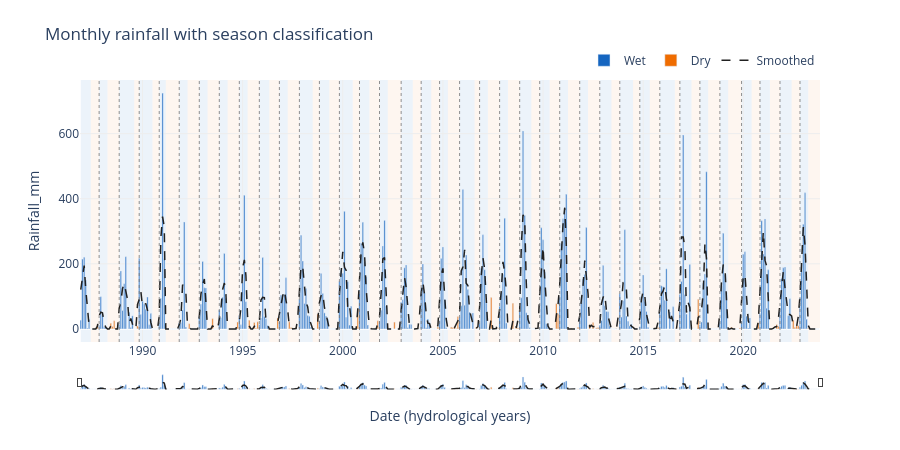

The code cell stored with this chart in its notebook:
### Code cell
from hydroseason.plot import plot_season_timeline, show

# Interactive bar chart — coloured by SeasonType, hydro-year boundaries, range slider
# show() enables scroll-to-zoom and responsive sizing
show(plot_season_timeline(result))

### Figure 1 — Plotly figure (JSON) as saved in the notebook; plotly's stock layout.template omitted (floating-point values rounded to 4 significant figures; data arrays with more than 128 entries replaced by an {"elided": "..."} marker saying what was removed)
{"data": [{"customdata": {"elided": "227 int values"}, "hovertemplate": "<b>%{x|%b %Y}</b><br>Rainfall_mm: %{y:.1f}<br>Season: Wet<br>Hydro Year: %{customdata}<br><extra></extra>", "marker": {"color": "#1565C0"}, "name": "Wet", "type": "bar", "x": {"elided": "227 str values"}, "y": {"elided": "227 float values"}}, {"customdata": {"elided": "216 int values"}, "hovertemplate": "<b>%{x|%b %Y}</b><br>Rainfall_mm: %{y:.1f}<br>Season: Dry<br>Hydro Year: %{customdata}<br><extra></extra>", "marker": {"color": "#EF6C00"}, "name": "Dry", "type": "bar", "x": {"elided": "216 str values"}, "y": {"elided": "216 float values"}}, {"hovertemplate": "<b>%{x|%b %Y}</b><br>Smoothed: %{y:.1f}<extra></extra>", "line": {"color": "#212121", "dash": "dash", "width": 1.5}, "mode": "lines", "name": "Smoothed", "type": "scatter", "x": {"elided": "443 str values"}, "y": {"elided": "443 float values"}}], "layout": {"barmode": "overlay", "dragmode": "pan", "height": 450, "hoverlabel": {"bgcolor": "white"}, "legend": {"orientation": "h", "x": 1, "xanchor": "right", "y": 1.02, "yanchor": "bottom"}, "margin": {"b": 60, "t": 80}, "paper_bgcolor": "white", "plot_bgcolor": "white", "shapes": [{"fillcolor": "rgba(21, 101, 192, 0.08)", "layer": "below", "line": {"width": 0}, "type": "rect", "x0": "1986-12-01T00:00:00", "x1": "1987-06-01T00:00:00", "xref": "x", "y0": 0, "y1": 1, "yref": "paper"}, {"fillcolor": "rgba(239, 108, 0, 0.06)", "layer": "below", "line": {"width": 0}, "type": "rect", "x0": "1987-06-01T00:00:00", "x1": "1987-11-01T00:00:00", "xref": "x", "y0": 0, "y1": 1, "yref": "paper"}, {"fillcolor": "rgba(21, 101, 192, 0.08)", "layer": "below", "line": {"width": 0}, "type": "rect", "x0": "1987-11-01T00:00:00", "x1": "1988-04-01T00:00:00", "xref": "x", "y0": 0, "y1": 1, "yref": "paper"}, {"fillcolor": "rgba(239, 108, 0, 0.06)", "layer": "below", "line": {"width": 0}, "type": "rect", "x0": "1988-04-01T00:00:00", "x1": "1988-11-01T00:00:00", "xref": "x", "y0": 0, "y1": 1, "yref": "paper"}, {"fillcolor": "rgba(21, 101, 192, 0.08)", "layer": "below", "line": {"width": 0}, "type": "rect", "x0": "1988-11-01T00:00:00", "x1": "1989-08-01T00:00:00", "xref": "x", "y0": 0, "y1": 1, "yref": "paper"}, {"fillcolor": "rgba(239, 108, 0, 0.06)", "layer": "below", "line": {"width": 0}, "type": "rect", "x0": "1989-08-01T00:00:00", "x1": "1989-11-01T00:00:00", "xref": "x", "y0": 0, "y1": 1, "yref": "paper"}, {"fillcolor": "rgba(21, 101, 192, 0.08)", "layer": "below", "line": {"width": 0}, "type": "rect", "x0": "1989-11-01T00:00:00", "x1": "1990-07-01T00:00:00", "xref": "x", "y0": 0, "y1": 1, "yref": "paper"}, {"fillcolor": "rgba(239, 108, 0, 0.06)", "layer": "below", "line": {"width": 0}, "type": "rect", "x0": "1990-07-01T00:00:00", "x1": "1990-11-01T00:00:00", "xref": "x", "y0": 0, "y1": 1, "yref": "paper"}, {"fillcolor": "rgba(21, 101, 192, 0.08)", "layer": "below", "line": {"width": 0}, "type": "rect", "x0": "1990-11-01T00:00:00", "x1": "1991-03-01T00:00:00", "xref": "x", "y0": 0, "y1": 1, "yref": "paper"}, {"fillcolor": "rgba(239, 108, 0, 0.06)", "layer": "below", "line": {"width": 0}, "type": "rect", "x0": "1991-03-01T00:00:00", "x1": "1991-11-01T00:00:00", "xref": "x", "y0": 0, "y1": 1, "yref": "paper"}, {"fillcolor": "rgba(21, 101, 192, 0.08)", "layer": "below", "line": {"width": 0}, "type": "rect", "x0": "1991-11-01T00:00:00", "x1": "1992-04-01T00:00:00", "xref": "x", "y0": 0, "y1": 1, "yref": "paper"}, {"fillcolor": "rgba(239, 108, 0, 0.06)", "layer": "below", "line": {"width": 0}, "type": "rect", "x0": "1992-04-01T00:00:00", "x1": "1992-11-01T00:00:00", "xref": "x", "y0": 0, "y1": 1, "yref": "paper"}, {"fillcolor": "rgba(21, 101, 192, 0.08)", "layer": "below", "line": {"width": 0}, "type": "rect", "x0": "1992-11-01T00:00:00", "x1": "1993-04-01T00:00:00", "xref": "x", "y0": 0, "y1": 1, "yref": "paper"}, {"fillcolor": "rgba(239, 108, 0, 0.06)", "layer": "below", "line": {"width": 0}, "type": "rect", "x0": "1993-04-01T00:00:00", "x1": "1993-11-01T00:00:00", "xref": "x", "y0": 0, "y1": 1, "yref": "paper"}, {"fillcolor": "rgba(21, 101, 192, 0.08)", "layer": "below", "line": {"width": 0}, "type": "rect", "x0": "1993-11-01T00:00:00", "x1": "1994-04-01T00:00:00", "xref": "x", "y0": 0, "y1": 1, "yref": "paper"}, {"fillcolor": "rgba(239, 108, 0, 0.06)", "layer": "below", "line": {"width": 0}, "type": "rect", "x0": "1994-04-01T00:00:00", "x1": "1994-11-01T00:00:00", "xref": "x", "y0": 0, "y1": 1, "yref": "paper"}, {"fillcolor": "rgba(21, 101, 192, 0.08)", "layer": "below", "line": {"width": 0}, "type": "rect", "x0": "1994-11-01T00:00:00", "x1": "1995-04-01T00:00:00", "xref": "x", "y0": 0, "y1": 1, "yref": "paper"}, {"fillcolor": "rgba(239, 108, 0, 0.06)", "layer": "below", "line": {"width": 0}, "type": "rect", "x0": "1995-04-01T00:00:00", "x1": "1995-11-01T00:00:00", "xref": "x", "y0": 0, "y1": 1, "yref": "paper"}, {"fillcolor": "rgba(21, 101, 192, 0.08)", "layer": "below", "line": {"width": 0}, "type": "rect", "x0": "1995-11-01T00:00:00", "x1": "1996-05-01T00:00:00", "xref": "x", "y0": 0, "y1": 1, "yref": "paper"}, {"fillcolor": "rgba(239, 108, 0, 0.06)", "layer": "below", "line": {"width": 0}, "type": "rect", "x0": "1996-05-01T00:00:00", "x1": "1996-11-01T00:00:00", "xref": "x", "y0": 0, "y1": 1, "yref": "paper"}, {"fillcolor": "rgba(21, 101, 192, 0.08)", "layer": "below", "line": {"width": 0}, "type": "rect", "x0": "1996-11-01T00:00:00", "x1": "1997-04-01T00:00:00", "xref": "x", "y0": 0, "y1": 1, "yref": "paper"}, {"fillcolor": "rgba(239, 108, 0, 0.06)", "layer": "below", "line": {"width": 0}, "type": "rect", "x0": "1997-04-01T00:00:00", "x1": "1997-11-01T00:00:00", "xref": "x", "y0": 0, "y1": 1, "yref": "paper"}, {"fillcolor": "rgba(21, 101, 192, 0.08)", "layer": "below", "line": {"width": 0}, "type": "rect", "x0": "1997-11-01T00:00:00", "x1": "1998-07-01T00:00:00", "xref": "x", "y0": 0, "y1": 1, "yref": "paper"}, {"fillcolor": "rgba(239, 108, 0, 0.06)", "layer": "below", "line": {"width": 0}, "type": "rect", "x0": "1998-07-01T00:00:00", "x1": "1998-11-01T00:00:00", "xref": "x", "y0": 0, "y1": 1, "yref": "paper"}, {"fillcolor": "rgba(21, 101, 192, 0.08)", "layer": "below", "line": {"width": 0}, "type": "rect", "x0": "1998-11-01T00:00:00", "x1": "1999-05-01T00:00:00", "xref": "x", "y0": 0, "y1": 1, "yref": "paper"}, {"fillcolor": "rgba(239, 108, 0, 0.06)", "layer": "below", "line": {"width": 0}, "type": "rect", "x0": "1999-05-01T00:00:00", "x1": "1999-11-01T00:00:00", "xref": "x", "y0": 0, "y1": 1, "yref": "paper"}, {"fillcolor": "rgba(21, 101, 192, 0.08)", "layer": "below", "line": {"width": 0}, "type": "rect", "x0": "1999-11-01T00:00:00", "x1": "2000-07-01T00:00:00", "xref": "x", "y0": 0, "y1": 1, "yref": "paper"}, {"fillcolor": "rgba(239, 108, 0, 0.06)", "layer": "below", "line": {"width": 0}, "type": "rect", "x0": "2000-07-01T00:00:00", "x1": "2000-11-01T00:00:00", "xref": "x", "y0": 0, "y1": 1, "yref": "paper"}, {"fillcolor": "rgba(21, 101, 192, 0.08)", "layer": "below", "line": {"width": 0}, "type": "rect", "x0": "2000-11-01T00:00:00", "x1": "2001-05-01T00:00:00", "xref": "x", "y0": 0, "y1": 1, "yref": "paper"}, {"fillcolor": "rgba(239, 108, 0, 0.06)", "layer": "below", "line": {"width": 0}, "type": "rect", "x0": "2001-05-01T00:00:00", "x1": "2001-11-01T00:00:00", "xref": "x", "y0": 0, "y1": 1, "yref": "paper"}, {"fillcolor": "rgba(21, 101, 192, 0.08)", "layer": "below", "line": {"width": 0}, "type": "rect", "x0": "2001-11-01T00:00:00", "x1": "2002-04-01T00:00:00", "xref": "x", "y0": 0, "y1": 1, "yref": "paper"}, {"fillcolor": "rgba(239, 108, 0, 0.06)", "layer": "below", "line": {"width": 0}, "type": "rect", "x0": "2002-04-01T00:00:00", "x1": "2002-12-01T00:00:00", "xref": "x", "y0": 0, "y1": 1, "yref": "paper"}, {"fillcolor": "rgba(21, 101, 192, 0.08)", "layer": "below", "line": {"width": 0}, "type": "rect", "x0": "2002-12-01T00:00:00", "x1": "2003-07-01T00:00:00", "xref": "x", "y0": 0, "y1": 1, "yref": "paper"}, {"fillcolor": "rgba(239, 108, 0, 0.06)", "layer": "below", "line": {"width": 0}, "type": "rect", "x0": "2003-07-01T00:00:00", "x1": "2003-12-01T00:00:00", "xref": "x", "y0": 0, "y1": 1, "yref": "paper"}, {"fillcolor": "rgba(21, 101, 192, 0.08)", "layer": "below", "line": {"width": 0}, "type": "rect", "x0": "2003-12-01T00:00:00", "x1": "2004-06-01T00:00:00", "xref": "x", "y0": 0, "y1": 1, "yref": "paper"}, {"fillcolor": "rgba(239, 108, 0, 0.06)", "layer": "below", "line": {"width": 0}, "type": "rect", "x0": "2004-06-01T00:00:00", "x1": "2004-11-01T00:00:00", "xref": "x", "y0": 0, "y1": 1, "yref": "paper"}, {"fillcolor": "rgba(21, 101, 192, 0.08)", "layer": "below", "line": {"width": 0}, "type": "rect", "x0": "2004-11-01T00:00:00", "x1": "2005-04-01T00:00:00", "xref": "x", "y0": 0, "y1": 1, "yref": "paper"}, {"fillcolor": "rgba(239, 108, 0, 0.06)", "layer": "below", "line": {"width": 0}, "type": "rect", "x0": "2005-04-01T00:00:00", "x1": "2005-11-01T00:00:00", "xref": "x", "y0": 0, "y1": 1, "yref": "paper"}, {"fillcolor": "rgba(21, 101, 192, 0.08)", "layer": "below", "line": {"width": 0}, "type": "rect", "x0": "2005-11-01T00:00:00", "x1": "2006-08-01T00:00:00", "xref": "x", "y0": 0, "y1": 1, "yref": "paper"}, {"fillcolor": "rgba(239, 108, 0, 0.06)", "layer": "below", "line": {"width": 0}, "type": "rect", "x0": "2006-08-01T00:00:00", "x1": "2006-11-01T00:00:00", "xref": "x", "y0": 0, "y1": 1, "yref": "paper"}, {"fillcolor": "rgba(21, 101, 192, 0.08)", "layer": "below", "line": {"width": 0}, "type": "rect", "x0": "2006-11-01T00:00:00", "x1": "2007-04-01T00:00:00", "xref": "x", "y0": 0, "y1": 1, "yref": "paper"}, {"fillcolor": "rgba(239, 108, 0, 0.06)", "layer": "below", "line": {"width": 0}, "type": "rect", "x0": "2007-04-01T00:00:00", "x1": "2007-11-01T00:00:00", "xref": "x", "y0": 0, "y1": 1, "yref": "paper"}, {"fillcolor": "rgba(21, 101, 192, 0.08)", "layer": "below", "line": {"width": 0}, "type": "rect", "x0": "2007-11-01T00:00:00", "x1": "2008-04-01T00:00:00", "xref": "x", "y0": 0, "y1": 1, "yref": "paper"}, {"fillcolor": "rgba(239, 108, 0, 0.06)", "layer": "below", "line": {"width": 0}, "type": "rect", "x0": "2008-04-01T00:00:00", "x1": "2008-11-01T00:00:00", "xref": "x", "y0": 0, "y1": 1, "yref": "paper"}, {"fillcolor": "rgba(21, 101, 192, 0.08)", "layer": "below", "line": {"width": 0}, "type": "rect", "x0": "2008-11-01T00:00:00", "x1": "2009-06-01T00:00:00", "xref": "x", "y0": 0, "y1": 1, "yref": "paper"}, {"fillcolor": "rgba(239, 108, 0, 0.06)", "layer": "below", "line": {"width": 0}, "type": "rect", "x0": "2009-06-01T00:00:00", "x1": "2009-11-01T00:00:00", "xref": "x", "y0": 0, "y1": 1, "yref": "paper"}, {"fillcolor": "rgba(21, 101, 192, 0.08)", "layer": "below", "line": {"width": 0}, "type": "rect", "x0": "2009-11-01T00:00:00", "x1": "2010-05-01T00:00:00", "xref": "x", "y0": 0, "y1": 1, "yref": "paper"}, {"fillcolor": "rgba(239, 108, 0, 0.06)", "layer": "below", "line": {"width": 0}, "type": "rect", "x0": "2010-05-01T00:00:00", "x1": "2010-11-01T00:00:00", "xref": "x", "y0": 0, "y1": 1, "yref": "paper"}, {"fillcolor": "rgba(21, 101, 192, 0.08)", "layer": "below", "line": {"width": 0}, "type": "rect", "x0": "2010-11-01T00:00:00", "x1": "2011-04-01T00:00:00", "xref": "x", "y0": 0, "y1": 1, "yref": "paper"}, {"fillcolor": "rgba(239, 108, 0, 0.06)", "layer": "below", "line": {"width": 0}, "type": "rect", "x0": "2011-04-01T00:00:00", "x1": "2011-11-01T00:00:00", "xref": "x", "y0": 0, "y1": 1, "yref": "paper"}, {"fillcolor": "rgba(21, 101, 192, 0.08)", "layer": "below", "line": {"width": 0}, "type": "rect", "x0": "2011-11-01T00:00:00", "x1": "2012-04-01T00:00:00", "xref": "x", "y0": 0, "y1": 1, "yref": "paper"}, {"fillcolor": "rgba(239, 108, 0, 0.06)", "layer": "below", "line": {"width": 0}, "type": "rect", "x0": "2012-04-01T00:00:00", "x1": "2012-11-01T00:00:00", "xref": "x", "y0": 0, "y1": 1, "yref": "paper"}, {"fillcolor": "rgba(21, 101, 192, 0.08)", "layer": "below", "line": {"width": 0}, "type": "rect", "x0": "2012-11-01T00:00:00", "x1": "2013-06-01T00:00:00", "xref": "x", "y0": 0, "y1": 1, "yref": "paper"}, {"fillcolor": "rgba(239, 108, 0, 0.06)", "layer": "below", "line": {"width": 0}, "type": "rect", "x0": "2013-06-01T00:00:00", "x1": "2013-11-01T00:00:00", "xref": "x", "y0": 0, "y1": 1, "yref": "paper"}, {"fillcolor": "rgba(21, 101, 192, 0.08)", "layer": "below", "line": {"width": 0}, "type": "rect", "x0": "2013-11-01T00:00:00", "x1": "2014-07-01T00:00:00", "xref": "x", "y0": 0, "y1": 1, "yref": "paper"}, {"fillcolor": "rgba(239, 108, 0, 0.06)", "layer": "below", "line": {"width": 0}, "type": "rect", "x0": "2014-07-01T00:00:00", "x1": "2014-11-01T00:00:00", "xref": "x", "y0": 0, "y1": 1, "yref": "paper"}, {"fillcolor": "rgba(21, 101, 192, 0.08)", "layer": "below", "line": {"width": 0}, "type": "rect", "x0": "2014-11-01T00:00:00", "x1": "2015-05-01T00:00:00", "xref": "x", "y0": 0, "y1": 1, "yref": "paper"}, {"fillcolor": "rgba(239, 108, 0, 0.06)", "layer": "below", "line": {"width": 0}, "type": "rect", "x0": "2015-05-01T00:00:00", "x1": "2015-11-01T00:00:00", "xref": "x", "y0": 0, "y1": 1, "yref": "paper"}, {"fillcolor": "rgba(21, 101, 192, 0.08)", "layer": "below", "line": {"width": 0}, "type": "rect", "x0": "2015-11-01T00:00:00", "x1": "2016-08-01T00:00:00", "xref": "x", "y0": 0, "y1": 1, "yref": "paper"}, {"fillcolor": "rgba(239, 108, 0, 0.06)", "layer": "below", "line": {"width": 0}, "type": "rect", "x0": "2016-08-01T00:00:00", "x1": "2016-11-01T00:00:00", "xref": "x", "y0": 0, "y1": 1, "yref": "paper"}, {"fillcolor": "rgba(21, 101, 192, 0.08)", "layer": "below", "line": {"width": 0}, "type": "rect", "x0": "2016-11-01T00:00:00", "x1": "2017-06-01T00:00:00", "xref": "x", "y0": 0, "y1": 1, "yref": "paper"}, {"fillcolor": "rgba(239, 108, 0, 0.06)", "layer": "below", "line": {"width": 0}, "type": "rect", "x0": "2017-06-01T00:00:00", "x1": "2017-11-01T00:00:00", "xref": "x", "y0": 0, "y1": 1, "yref": "paper"}, {"fillcolor": "rgba(21, 101, 192, 0.08)", "layer": "below", "line": {"width": 0}, "type": "rect", "x0": "2017-11-01T00:00:00", "x1": "2018-04-01T00:00:00", "xref": "x", "y0": 0, "y1": 1, "yref": "paper"}, {"fillcolor": "rgba(239, 108, 0, 0.06)", "layer": "below", "line": {"width": 0}, "type": "rect", "x0": "2018-04-01T00:00:00", "x1": "2018-11-01T00:00:00", "xref": "x", "y0": 0, "y1": 1, "yref": "paper"}, {"fillcolor": "rgba(21, 101, 192, 0.08)", "layer": "below", "line": {"width": 0}, "type": "rect", "x0": "2018-11-01T00:00:00", "x1": "2019-04-01T00:00:00", "xref": "x", "y0": 0, "y1": 1, "yref": "paper"}, {"fillcolor": "rgba(239, 108, 0, 0.06)", "layer": "below", "line": {"width": 0}, "type": "rect", "x0": "2019-04-01T00:00:00", "x1": "2019-12-01T00:00:00", "xref": "x", "y0": 0, "y1": 1, "yref": "paper"}, {"fillcolor": "rgba(21, 101, 192, 0.08)", "layer": "below", "line": {"width": 0}, "type": "rect", "x0": "2019-12-01T00:00:00", "x1": "2020-06-01T00:00:00", "xref": "x", "y0": 0, "y1": 1, "yref": "paper"}, {"fillcolor": "rgba(239, 108, 0, 0.06)", "layer": "below", "line": {"width": 0}, "type": "rect", "x0": "2020-06-01T00:00:00", "x1": "2020-11-01T00:00:00", "xref": "x", "y0": 0, "y1": 1, "yref": "paper"}, {"fillcolor": "rgba(21, 101, 192, 0.08)", "layer": "below", "line": {"width": 0}, "type": "rect", "x0": "2020-11-01T00:00:00", "x1": "2021-05-01T00:00:00", "xref": "x", "y0": 0, "y1": 1, "yref": "paper"}, {"fillcolor": "rgba(239, 108, 0, 0.06)", "layer": "below", "line": {"width": 0}, "type": "rect", "x0": "2021-05-01T00:00:00", "x1": "2021-11-01T00:00:00", "xref": "x", "y0": 0, "y1": 1, "yref": "paper"}, {"fillcolor": "rgba(21, 101, 192, 0.08)", "layer": "below", "line": {"width": 0}, "type": "rect", "x0": "2021-11-01T00:00:00", "x1": "2022-06-01T00:00:00", "xref": "x", "y0": 0, "y1": 1, "yref": "paper"}, {"fillcolor": "rgba(239, 108, 0, 0.06)", "layer": "below", "line": {"width": 0}, "type": "rect", "x0": "2022-06-01T00:00:00", "x1": "2022-11-01T00:00:00", "xref": "x", "y0": 0, "y1": 1, "yref": "paper"}, {"fillcolor": "rgba(21, 101, 192, 0.08)", "layer": "below", "line": {"width": 0}, "type": "rect", "x0": "2022-11-01T00:00:00", "x1": "2023-04-01T00:00:00", "xref": "x", "y0": 0, "y1": 1, "yref": "paper"}, {"fillcolor": "rgba(239, 108, 0, 0.06)", "layer": "below", "line": {"width": 0}, "type": "rect", "x0": "2023-04-01T00:00:00", "x1": "2023-11-01T00:00:00", "xref": "x", "y0": 0, "y1": 1, "yref": "paper"}, {"line": {"color": "#757575", "dash": "dot", "width": 0.8}, "type": "line", "x0": "1987-11-01T00:00:00", "x1": "1987-11-01T00:00:00", "xref": "x", "y0": 0, "y1": 1, "yref": "paper"}, {"line": {"color": "#757575", "dash": "dot", "width": 0.8}, "type": "line", "x0": "1988-11-01T00:00:00", "x1": "1988-11-01T00:00:00", "xref": "x", "y0": 0, "y1": 1, "yref": "paper"}, {"line": {"color": "#757575", "dash": "dot", "width": 0.8}, "type": "line", "x0": "1989-11-01T00:00:00", "x1": "1989-11-01T00:00:00", "xref": "x", "y0": 0, "y1": 1, "yref": "paper"}, {"line": {"color": "#757575", "dash": "dot", "width": 0.8}, "type": "line", "x0": "1990-11-01T00:00:00", "x1": "1990-11-01T00:00:00", "xref": "x", "y0": 0, "y1": 1, "yref": "paper"}, {"line": {"color": "#757575", "dash": "dot", "width": 0.8}, "type": "line", "x0": "1991-11-01T00:00:00", "x1": "1991-11-01T00:00:00", "xref": "x", "y0": 0, "y1": 1, "yref": "paper"}, {"line": {"color": "#757575", "dash": "dot", "width": 0.8}, "type": "line", "x0": "1992-11-01T00:00:00", "x1": "1992-11-01T00:00:00", "xref": "x", "y0": 0, "y1": 1, "yref": "paper"}, {"line": {"color": "#757575", "dash": "dot", "width": 0.8}, "type": "line", "x0": "1993-11-01T00:00:00", "x1": "1993-11-01T00:00:00", "xref": "x", "y0": 0, "y1": 1, "yref": "paper"}, {"line": {"color": "#757575", "dash": "dot", "width": 0.8}, "type": "line", "x0": "1994-11-01T00:00:00", "x1": "1994-11-01T00:00:00", "xref": "x", "y0": 0, "y1": 1, "yref": "paper"}, {"line": {"color": "#757575", "dash": "dot", "width": 0.8}, "type": "line", "x0": "1995-11-01T00:00:00", "x1": "1995-11-01T00:00:00", "xref": "x", "y0": 0, "y1": 1, "yref": "paper"}, {"line": {"color": "#757575", "dash": "dot", "width": 0.8}, "type": "line", "x0": "1996-11-01T00:00:00", "x1": "1996-11-01T00:00:00", "xref": "x", "y0": 0, "y1": 1, "yref": "paper"}, {"line": {"color": "#757575", "dash": "dot", "width": 0.8}, "type": "line", "x0": "1997-11-01T00:00:00", "x1": "1997-11-01T00:00:00", "xref": "x", "y0": 0, "y1": 1, "yref": "paper"}, {"line": {"color": "#757575", "dash": "dot", "width": 0.8}, "type": "line", "x0": "1998-11-01T00:00:00", "x1": "1998-11-01T00:00:00", "xref": "x", "y0": 0, "y1": 1, "yref": "paper"}, {"line": {"color": "#757575", "dash": "dot", "width": 0.8}, "type": "line", "x0": "1999-11-01T00:00:00", "x1": "1999-11-01T00:00:00", "xref": "x", "y0": 0, "y1": 1, "yref": "paper"}, {"line": {"color": "#757575", "dash": "dot", "width": 0.8}, "type": "line", "x0": "2000-11-01T00:00:00", "x1": "2000-11-01T00:00:00", "xref": "x", "y0": 0, "y1": 1, "yref": "paper"}, {"line": {"color": "#757575", "dash": "dot", "width": 0.8}, "type": "line", "x0": "2001-11-01T00:00:00", "x1": "2001-11-01T00:00:00", "xref": "x", "y0": 0, "y1": 1, "yref": "paper"}, {"line": {"color": "#757575", "dash": "dot", "width": 0.8}, "type": "line", "x0": "2002-12-01T00:00:00", "x1": "2002-12-01T00:00:00", "xref": "x", "y0": 0, "y1": 1, "yref": "paper"}, {"line": {"color": "#757575", "dash": "dot", "width": 0.8}, "type": "line", "x0": "2003-12-01T00:00:00", "x1": "2003-12-01T00:00:00", "xref": "x", "y0": 0, "y1": 1, "yref": "paper"}, {"line": {"color": "#757575", "dash": "dot", "width": 0.8}, "type": "line", "x0": "2004-11-01T00:00:00", "x1": "2004-11-01T00:00:00", "xref": "x", "y0": 0, "y1": 1, "yref": "paper"}, {"line": {"color": "#757575", "dash": "dot", "width": 0.8}, "type": "line", "x0": "2005-11-01T00:00:00", "x1": "2005-11-01T00:00:00", "xref": "x", "y0": 0, "y1": 1, "yref": "paper"}, {"line": {"color": "#757575", "dash": "dot", "width": 0.8}, "type": "line", "x0": "2006-11-01T00:00:00", "x1": "2006-11-01T00:00:00", "xref": "x", "y0": 0, "y1": 1, "yref": "paper"}, {"line": {"color": "#757575", "dash": "dot", "width": 0.8}, "type": "line", "x0": "2007-11-01T00:00:00", "x1": "2007-11-01T00:00:00", "xref": "x", "y0": 0, "y1": 1, "yref": "paper"}, {"line": {"color": "#757575", "dash": "dot", "width": 0.8}, "type": "line", "x0": "2008-11-01T00:00:00", "x1": "2008-11-01T00:00:00", "xref": "x", "y0": 0, "y1": 1, "yref": "paper"}, {"line": {"color": "#757575", "dash": "dot", "width": 0.8}, "type": "line", "x0": "2009-11-01T00:00:00", "x1": "2009-11-01T00:00:00", "xref": "x", "y0": 0, "y1": 1, "yref": "paper"}, {"line": {"color": "#757575", "dash": "dot", "width": 0.8}, "type": "line", "x0": "2010-11-01T00:00:00", "x1": "2010-11-01T00:00:00", "xref": "x", "y0": 0, "y1": 1, "yref": "paper"}, {"line": {"color": "#757575", "dash": "dot", "width": 0.8}, "type": "line", "x0": "2011-11-01T00:00:00", "x1": "2011-11-01T00:00:00", "xref": "x", "y0": 0, "y1": 1, "yref": "paper"}, {"line": {"color": "#757575", "dash": "dot", "width": 0.8}, "type": "line", "x0": "2012-11-01T00:00:00", "x1": "2012-11-01T00:00:00", "xref": "x", "y0": 0, "y1": 1, "yref": "paper"}, {"line": {"color": "#757575", "dash": "dot", "width": 0.8}, "type": "line", "x0": "2013-11-01T00:00:00", "x1": "2013-11-01T00:00:00", "xref": "x", "y0": 0, "y1": 1, "yref": "paper"}, {"line": {"color": "#757575", "dash": "dot", "width": 0.8}, "type": "line", "x0": "2014-11-01T00:00:00", "x1": "2014-11-01T00:00:00", "xref": "x", "y0": 0, "y1": 1, "yref": "paper"}, {"line": {"color": "#757575", "dash": "dot", "width": 0.8}, "type": "line", "x0": "2015-11-01T00:00:00", "x1": "2015-11-01T00:00:00", "xref": "x", "y0": 0, "y1": 1, "yref": "paper"}, {"line": {"color": "#757575", "dash": "dot", "width": 0.8}, "type": "line", "x0": "2016-11-01T00:00:00", "x1": "2016-11-01T00:00:00", "xref": "x", "y0": 0, "y1": 1, "yref": "paper"}, {"line": {"color": "#757575", "dash": "dot", "width": 0.8}, "type": "line", "x0": "2017-11-01T00:00:00", "x1": "2017-11-01T00:00:00", "xref": "x", "y0": 0, "y1": 1, "yref": "paper"}, {"line": {"color": "#757575", "dash": "dot", "width": 0.8}, "type": "line", "x0": "2018-11-01T00:00:00", "x1": "2018-11-01T00:00:00", "xref": "x", "y0": 0, "y1": 1, "yref": "paper"}, {"line": {"color": "#757575", "dash": "dot", "width": 0.8}, "type": "line", "x0": "2019-12-01T00:00:00", "x1": "2019-12-01T00:00:00", "xref": "x", "y0": 0, "y1": 1, "yref": "paper"}, {"line": {"color": "#757575", "dash": "dot", "width": 0.8}, "type": "line", "x0": "2020-11-01T00:00:00", "x1": "2020-11-01T00:00:00", "xref": "x", "y0": 0, "y1": 1, "yref": "paper"}, {"line": {"color": "#757575", "dash": "dot", "width": 0.8}, "type": "line", "x0": "2021-11-01T00:00:00", "x1": "2021-11-01T00:00:00", "xref": "x", "y0": 0, "y1": 1, "yref": "paper"}, {"line": {"color": "#757575", "dash": "dot", "width": 0.8}, "type": "line", "x0": "2022-11-01T00:00:00", "x1": "2022-11-01T00:00:00", "xref": "x", "y0": 0, "y1": 1, "yref": "paper"}], "title": {"text": "Monthly rainfall with season classification"}, "xaxis": {"gridcolor": "#EEEEEE", "rangeslider": {"thickness": 0.05, "visible": true}, "showgrid": true, "title": {"text": "Date (hydrological years)"}, "type": "date"}, "yaxis": {"gridcolor": "#EEEEEE", "showgrid": true, "title": {"text": "Rainfall_mm"}}}}
